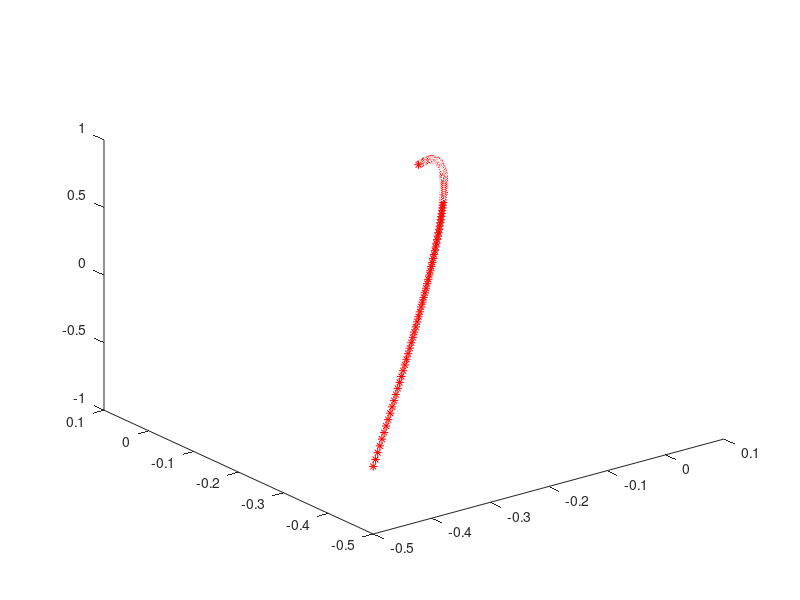

Here is the MATLAB script that generated this plot: (Note: this script raises an error after producing the figure.)
% Test the space of distributions
clear all
close all
clc
%%
n=4; % Choose n=2^m
[U,S,V]=svd(ones(n,1));
corners=U(:,2:end)';
%%
p=0:0.01:1;
p_vec=[];
for i=1:length(p)    
    switch n
        case 2
            p_vec=[p_vec,[p(i);1-p(i)]]  ;      
        case 4
            p_vec=[p_vec,[p(i)^2;p(i)*(1-p(i));(1-p(i))*p(i);(1-p(i))^2]];
    end 
end
p_proj=U(:,2:end)'*p_vec;    
%% Visualize the set of bernoulli distributions

switch n
    case 2
        figure()
        plot(p_proj,zeros(length(p_proj),1),'*')
        hold on
        plot(corners(1),0,'ro')
        plot(corners(2),0,'ro')
    case 4
        figure()
        plot3(p_proj(1,:),p_proj(2,:),p_proj(3,:),'r*')
        hold on
        draw_lines(corners(:,1),corners(:,2))
        draw_lines(corners(:,1),corners(:,3))
        draw_lines(corners(:,1),corners(:,4))
        draw_lines(corners(:,2),corners(:,3))
        draw_lines(corners(:,2),corners(:,4))
        draw_lines(corners(:,3),corners(:,4))

end
%% Functions
function [] = draw_lines(point1,point2)
        xyz=[point1';point2'];
        line(xyz(:,1),xyz(:,2),xyz(:,3))
end